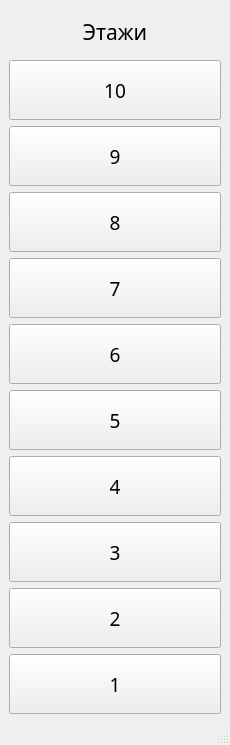
<?xml version="1.0" encoding="UTF-8"?>
<ui version="4.0">
 <class>MainWindow</class>
 <widget class="QMainWindow" name="MainWindow">
  <property name="geometry">
   <rect>
    <x>0</x>
    <y>0</y>
    <width>230</width>
    <height>745</height>
   </rect>
  </property>
  <property name="minimumSize">
   <size>
    <width>230</width>
    <height>745</height>
   </size>
  </property>
  <property name="maximumSize">
   <size>
    <width>230</width>
    <height>745</height>
   </size>
  </property>
  <property name="windowTitle">
   <string>lab_04</string>
  </property>
  <widget class="QWidget" name="centralwidget">
   <layout class="QHBoxLayout" name="horizontalLayout">
    <item>
     <layout class="QVBoxLayout" name="floors_layout">
      <item>
       <widget class="QLabel" name="floor_label">
        <property name="font">
         <font>
          <family>Fira Code Retina</family>
          <pointsize>16</pointsize>
         </font>
        </property>
        <property name="text">
         <string>Этажи</string>
        </property>
        <property name="alignment">
         <set>Qt::AlignCenter</set>
        </property>
       </widget>
      </item>
      <item>
       <widget class="QPushButton" name="fbtn_10">
        <property name="enabled">
         <bool>true</bool>
        </property>
        <property name="minimumSize">
         <size>
          <width>70</width>
          <height>60</height>
         </size>
        </property>
        <property name="font">
         <font>
          <family>Chandas</family>
          <pointsize>14</pointsize>
         </font>
        </property>
        <property name="text">
         <string>10</string>
        </property>
       </widget>
      </item>
      <item>
       <widget class="QPushButton" name="fbtn_09">
        <property name="minimumSize">
         <size>
          <width>70</width>
          <height>60</height>
         </size>
        </property>
        <property name="font">
         <font>
          <family>Chandas</family>
          <pointsize>14</pointsize>
         </font>
        </property>
        <property name="text">
         <string>9</string>
        </property>
       </widget>
      </item>
      <item>
       <widget class="QPushButton" name="fbtn_08">
        <property name="minimumSize">
         <size>
          <width>70</width>
          <height>60</height>
         </size>
        </property>
        <property name="font">
         <font>
          <family>Chandas</family>
          <pointsize>14</pointsize>
         </font>
        </property>
        <property name="text">
         <string>8</string>
        </property>
       </widget>
      </item>
      <item>
       <widget class="QPushButton" name="fbtn_07">
        <property name="minimumSize">
         <size>
          <width>70</width>
          <height>60</height>
         </size>
        </property>
        <property name="font">
         <font>
          <family>Chandas</family>
          <pointsize>14</pointsize>
         </font>
        </property>
        <property name="text">
         <string>7</string>
        </property>
       </widget>
      </item>
      <item>
       <widget class="QPushButton" name="fbtn_06">
        <property name="minimumSize">
         <size>
          <width>70</width>
          <height>60</height>
         </size>
        </property>
        <property name="font">
         <font>
          <family>Chandas</family>
          <pointsize>14</pointsize>
         </font>
        </property>
        <property name="text">
         <string>6</string>
        </property>
       </widget>
      </item>
      <item>
       <widget class="QPushButton" name="fbtn_05">
        <property name="minimumSize">
         <size>
          <width>70</width>
          <height>60</height>
         </size>
        </property>
        <property name="font">
         <font>
          <family>Chandas</family>
          <pointsize>14</pointsize>
         </font>
        </property>
        <property name="text">
         <string>5</string>
        </property>
       </widget>
      </item>
      <item>
       <widget class="QPushButton" name="fbtn_04">
        <property name="minimumSize">
         <size>
          <width>70</width>
          <height>60</height>
         </size>
        </property>
        <property name="font">
         <font>
          <family>Chandas</family>
          <pointsize>14</pointsize>
         </font>
        </property>
        <property name="text">
         <string>4</string>
        </property>
       </widget>
      </item>
      <item>
       <widget class="QPushButton" name="fbtn_03">
        <property name="minimumSize">
         <size>
          <width>70</width>
          <height>60</height>
         </size>
        </property>
        <property name="font">
         <font>
          <family>Chandas</family>
          <pointsize>14</pointsize>
         </font>
        </property>
        <property name="text">
         <string>3</string>
        </property>
       </widget>
      </item>
      <item>
       <widget class="QPushButton" name="fbtn_02">
        <property name="minimumSize">
         <size>
          <width>70</width>
          <height>60</height>
         </size>
        </property>
        <property name="font">
         <font>
          <family>Chandas</family>
          <pointsize>14</pointsize>
         </font>
        </property>
        <property name="text">
         <string>2</string>
        </property>
       </widget>
      </item>
      <item>
       <widget class="QPushButton" name="fbtn_01">
        <property name="minimumSize">
         <size>
          <width>70</width>
          <height>60</height>
         </size>
        </property>
        <property name="font">
         <font>
          <family>Chandas</family>
          <pointsize>14</pointsize>
         </font>
        </property>
        <property name="text">
         <string>1</string>
        </property>
       </widget>
      </item>
     </layout>
    </item>
   </layout>
  </widget>
  <widget class="QStatusBar" name="statusbar"/>
 </widget>
 <resources/>
 <connections/>
</ui>
